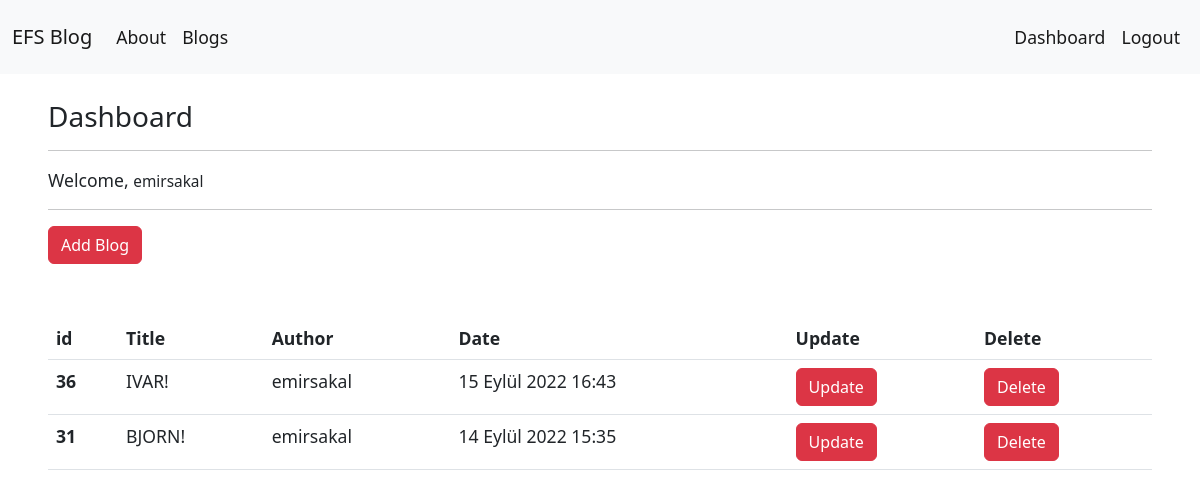
Before: /blogs/dashboard/ (signed in) with the older database file.
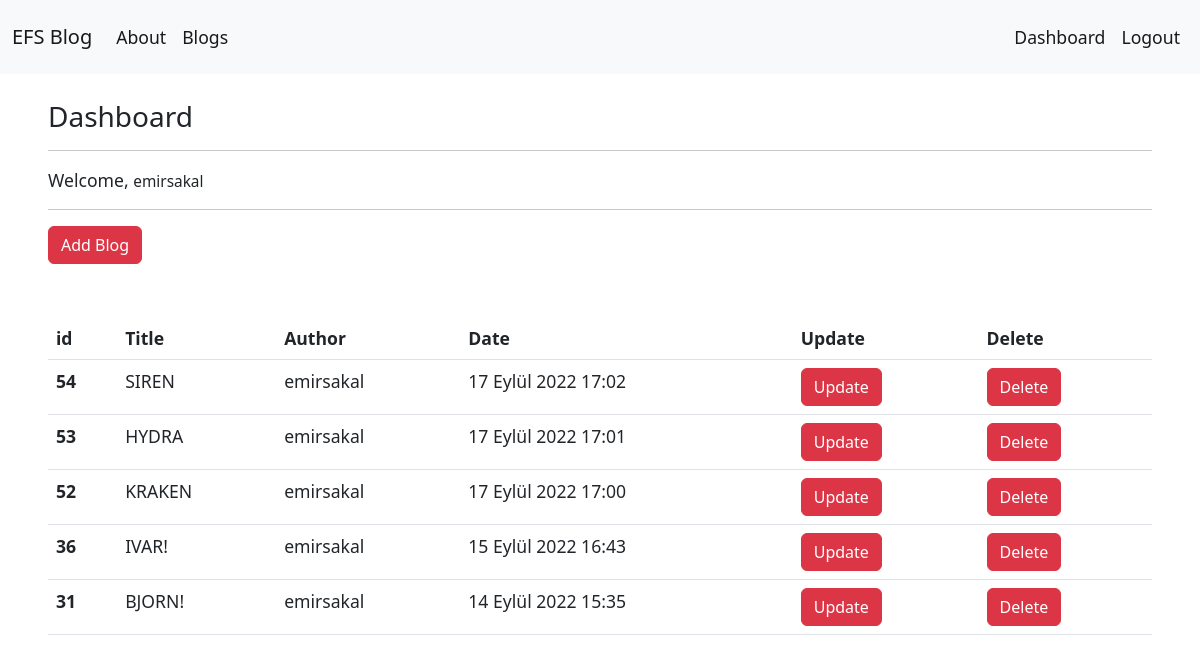
After: the same page with the newer database file.
### article/models.py (models this page shows, shortened)
class Article(models.Model):
    author = models.ForeignKey("auth.User", on_delete = models.CASCADE,verbose_name= "Author ")
    title = models.CharField(max_length = 50, verbose_name= "Title ")
    content = RichTextField()
    created_date = models.DateTimeField(auto_now_add=True, verbose_name= "Created Date")
    article_image = models.FileField(blank = True,null = True,verbose_name="Image")
    article_image2 = models.FileField(blank = True,null = True,verbose_name="Image 2")
    class Meta:
        ordering = ['-created_date']

### article/views.py (the view)
# urls.py: path('dashboard/',views.dashboard,name = "dashboard"),
@login_required(login_url="user:login")
def dashboard(request):
    articles = Article.objects.filter(author = request.user)
    context = {
        "articles" : articles
    }
    return render(request,"dashboard.html",context)

### templates/dashboard.html
{% extends 'layout.html' %}
{% block body %}
<h3> Dashboard </h3>
<hr>
<p>
    Welcome, <small>{{request.user.username}}</small>
</p>
<hr>
<a class = "btn btn-danger" href = "{% url 'article:addblog' %}"> Add Blog </a>
<br><br><br>
{% if articles %}
    <table class="table">
        <thead>
        <tr>
            <th scope="col">id</th>
            <th scope="col">Title</th>
            <th scope="col">Author</th>
            <th scope="col">Date</th>
            <th scope="col">Update</th>
            <th scope="col">Delete</th>
        </tr>
        </thead>
        <tbody>
            {% for article in articles %}
                <tr>
                    <th scope="row">{{article.id}}</th>
                    <td><a href = "{% url 'article:detail' article.id %}">{{article.title}}</a></td>
                    <td>{{article.author.username}}</td>
                    <td>{{article.created_date}}</td>
                    <td><a href="{% url 'article:update' article.id %}" class = "btn btn-danger">Update</a></td>
                    <td><a href="{% url 'article:delete' article.id %}" class = "btn btn-danger">Delete</a></td>
                </tr>
            {% endfor %}
        </tbody>
    </table>
{% else %}
    <div class ="alert alert-danger"> You did not write any blog.</div>
{% endif %}
{% endblock body %}

### templates/layout.html (shortened to what this page needs)
<!DOCTYPE html>
{% load static %}
<html lang="en">
<head>
    <link rel="stylesheet" href="{% static 'css/bootstrap.min.css' %}">
</head>
<body>
    {% include "includes/navbar.html" %}
    <div style = "margin-top : 100px; margin-bottom:50px" class = "container">
        {% block body %}
        {% endblock body %}
    </div>
</body>
</html>

### templates/includes/navbar.html (shortened to what this page needs)
<link rel="stylesheet" href="/static/css/swiper-bundle.min.css"/>
<link rel="stylesheet" href="/static/css/main.css">
<nav class="navbar navbar-expand-lg fixed-top bg-light">
    <div class="container-fluid">
      <a class="navbar-brand" href="{% url 'index' %}">EFS Blog</a>
      <div class="collapse navbar-collapse" id="navbarNav">
        <ul class="navbar-nav me-auto">
          <li class="nav-item">
            <a class="nav-link active" aria-current="page" href="{% url 'about' %}">About</a>
          </li>
          <li class="nav-item">
            <a class="nav-link active" aria-current="page" href="{% url 'article:articles' %}">Blogs</a>
          </li>
        </ul>
        <ul class="navbar-nav ms-auto">
          {% if request.user.is_authenticated %}
            <li class="nav-item">
              <a class="nav-link active" aria-current="page" href="{% url 'article:dashboard' %}">Dashboard</a>
            </li>
            <li class="nav-item">
              <a class="nav-link active" aria-current="page" href="{% url 'user:logout' %}">Logout</a>
            </li>
          {% endif %}
        </ul>
      </div>
    </div>
  </nav>

### static/css/main.css (style rules this page uses)
:root { --light-color: #fff; --light-color-alt: #afb6cd; --primary-background-color: #121213; --secondary-background-color: #252830; --hover-light-color: var(--light-color); --hover-dark-color: var(--primary-background-color); --gradient-color: linear-gradient( 115deg,#4fcf70,#fad648,#a767e5,#12bcfe,#44ce7b); --transparent-light-color: rgba(255,255,255,.05); --transparent-dark-color: rgba(0,0,0,.75); --font-family: 'Poppins', sans-serif; --font-size-xsm: 1.1rem; --font-size-sm: 1.6rem; --font-size-md: 2.4rem; --font-size-lg: 3rem; --font-size-xl: 4rem; --gap: 2rem; --margin-sm: 2rem; --margin-md: 3rem; --item-min-height-sm: 20rem; --item-min-height-md: 30rem; }
* { margin: 0; padding: 0; box-sizing: border-box; }
html { font-size: 100%; }
body { font-size: var(--font-size-xsm); }
a { text-decoration: none; color: inherit; }
ul { list-style: none; }
.container { max-width: 160rem; margin: 0 auto; padding: 0 3rem; }
.navbar { color: #fff; display: flex; align-items: center; justify-content: space-between; padding-block: 1rem; }

Changed rows visible on the page:
added Article: id "54", title "SIREN", author.username "emirsakal", created_date "17 Eylül 2022 17:02"
added Article: id "53", title "HYDRA", author.username "emirsakal", created_date "17 Eylül 2022 17:01"
added Article: id "52", title "KRAKEN", author.username "emirsakal", created_date "17 Eylül 2022 17:00"
